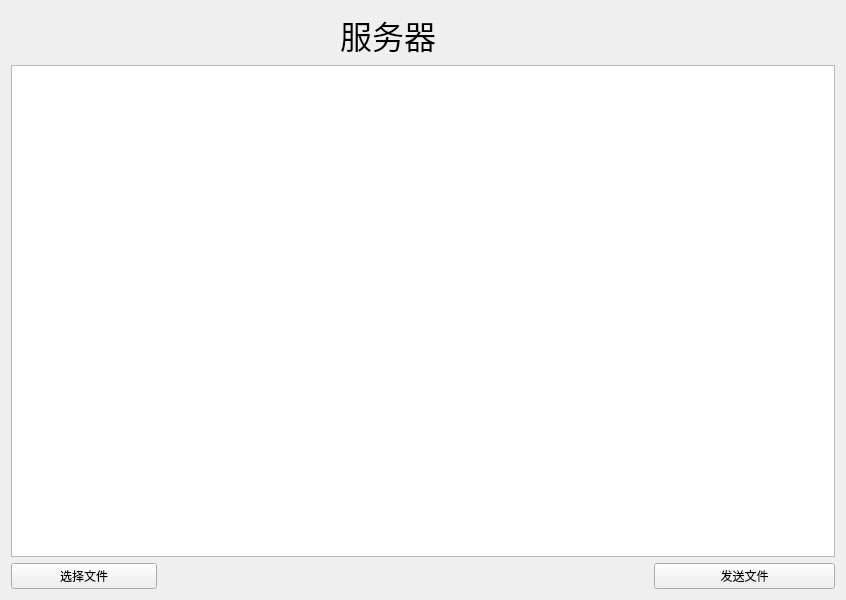
<?xml version="1.0" encoding="UTF-8"?>
<ui version="4.0">
 <class>ServerWidget</class>
 <widget class="QWidget" name="ServerWidget">
  <property name="geometry">
   <rect>
    <x>0</x>
    <y>0</y>
    <width>846</width>
    <height>600</height>
   </rect>
  </property>
  <property name="windowTitle">
   <string>ServerWidget</string>
  </property>
  <layout class="QGridLayout" name="gridLayout">
   <item row="0" column="0" colspan="2">
    <spacer name="horizontalSpacer">
     <property name="orientation">
      <enum>Qt::Horizontal</enum>
     </property>
     <property name="sizeHint" stdset="0">
      <size>
       <width>296</width>
       <height>20</height>
      </size>
     </property>
    </spacer>
   </item>
   <item row="0" column="2">
    <widget class="QLabel" name="label">
     <property name="font">
      <font>
       <family>楷体</family>
       <pointsize>24</pointsize>
      </font>
     </property>
     <property name="text">
      <string>服务器</string>
     </property>
     <property name="alignment">
      <set>Qt::AlignCenter</set>
     </property>
    </widget>
   </item>
   <item row="0" column="3" colspan="2">
    <spacer name="horizontalSpacer_2">
     <property name="orientation">
      <enum>Qt::Horizontal</enum>
     </property>
     <property name="sizeHint" stdset="0">
      <size>
       <width>368</width>
       <height>20</height>
      </size>
     </property>
    </spacer>
   </item>
   <item row="1" column="0" colspan="5">
    <widget class="QTextEdit" name="textEdit"/>
   </item>
   <item row="2" column="0">
    <widget class="QPushButton" name="buttonFile">
     <property name="text">
      <string>选择文件</string>
     </property>
    </widget>
   </item>
   <item row="2" column="1" colspan="3">
    <spacer name="horizontalSpacer_3">
     <property name="orientation">
      <enum>Qt::Horizontal</enum>
     </property>
     <property name="sizeHint" stdset="0">
      <size>
       <width>485</width>
       <height>20</height>
      </size>
     </property>
    </spacer>
   </item>
   <item row="2" column="4">
    <widget class="QPushButton" name="buttonSend">
     <property name="text">
      <string>发送文件</string>
     </property>
    </widget>
   </item>
  </layout>
 </widget>
 <layoutdefault spacing="6" margin="11"/>
 <resources/>
 <connections/>
</ui>
